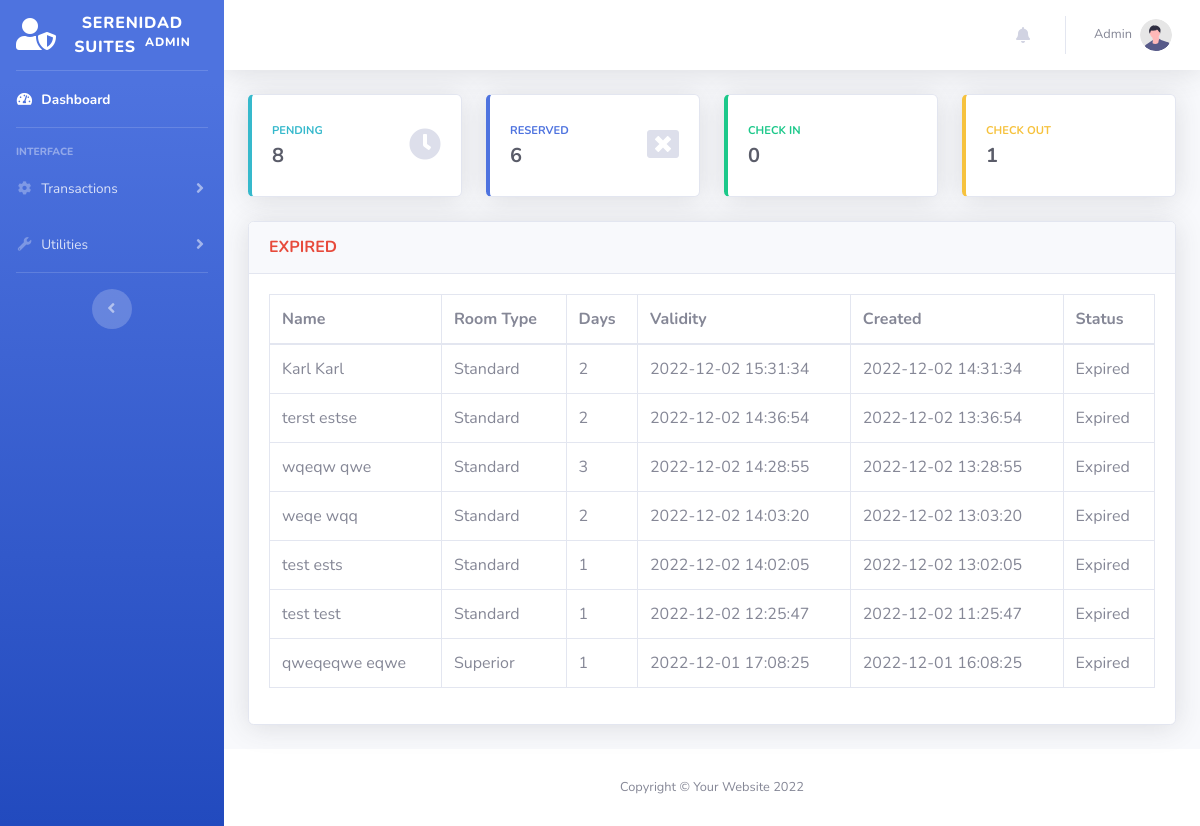
Page /admin/reservation-expired.php (signed in) on the earlier database version.
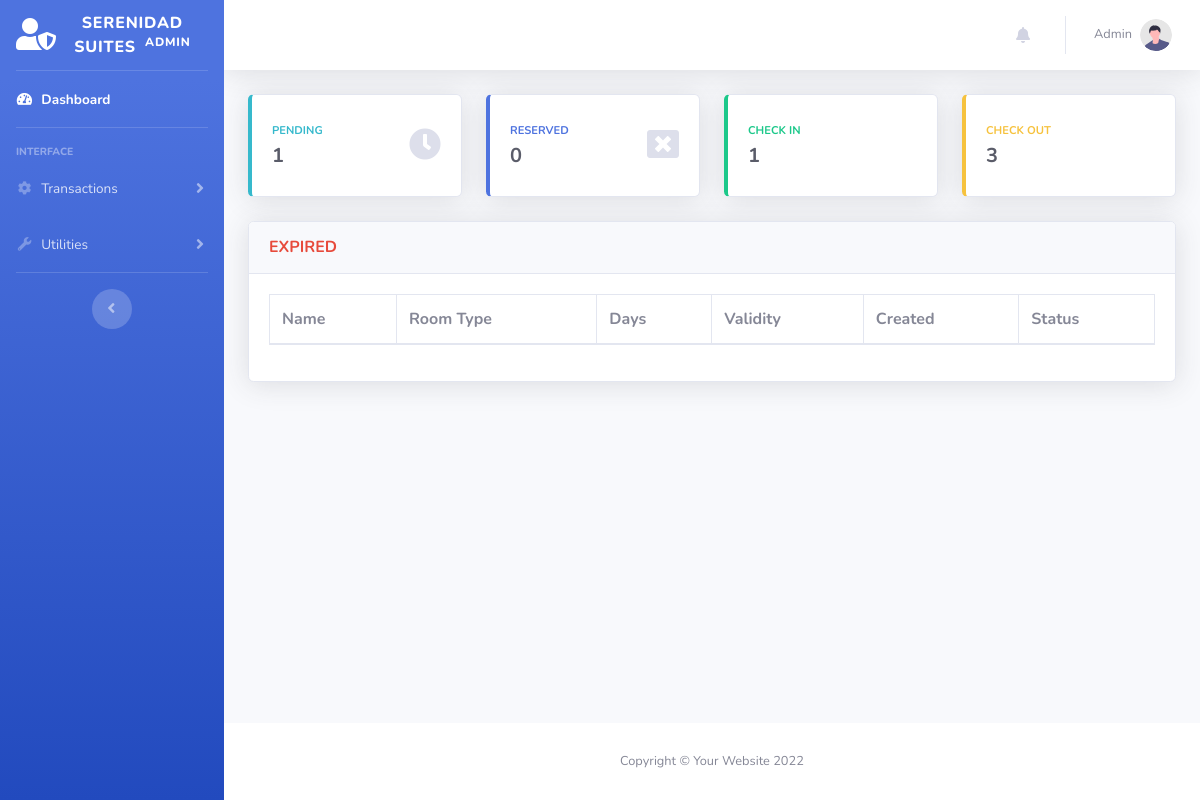
Same page on the later database version.
### tables this page shows
CREATE TABLE `transactions` (
  `id` int NOT NULL,
  `guest_id` int NOT NULL,
  `room_id` int NOT NULL,
  `room_no` int DEFAULT NULL,
  `extra_bed` tinyint NOT NULL DEFAULT '0',
  `extra_pax` int DEFAULT NULL,
  `status` varchar(50) DEFAULT NULL,
  `days` int DEFAULT NULL,
  `checkin` varchar(50) DEFAULT NULL,
  `checkin_time` varchar(50) DEFAULT NULL,
  `checkout` varchar(50) DEFAULT NULL,
  `checkout_time` varchar(50) DEFAULT NULL,
  `bill` varchar(50) DEFAULT NULL,
  `balance` int NOT NULL DEFAULT '0',
  `payment` int NOT NULL DEFAULT '0',
  `is_payment_full` tinyint NOT NULL DEFAULT '0',
  `payment_at` datetime DEFAULT NULL,
  `valid_until` varchar(50) DEFAULT NULL,
  `is_unread` tinyint(1) NOT NULL DEFAULT '1',
  `created_at` datetime DEFAULT NULL,
  `updated_at` datetime DEFAULT NULL,
  `remarks` varchar(500) DEFAULT NULL
);

CREATE TABLE `guest` (
  `id` int NOT NULL,
  `uuid` varchar(255) DEFAULT NULL,
  `firstname` varchar(50) NOT NULL,
  `middlename` varchar(30) NOT NULL,
  `lastname` varchar(40) NOT NULL,
  `address` varchar(191) DEFAULT NULL,
  `contactno` varchar(20) NOT NULL,
  `created_at` datetime DEFAULT NULL,
  `updated_at` datetime DEFAULT NULL
);

CREATE TABLE `room` (
  `id` int NOT NULL,
  `room_type` varchar(50) NOT NULL,
  `price` varchar(11) NOT NULL,
  `photo` varchar(100) NOT NULL,
  `description` text,
  `created_at` datetime DEFAULT NULL,
  `updated_at` datetime DEFAULT NULL
);

### models/Model.php (called while the page is built, shortened)
<?php
class Model
{
    protected $host = "localhost";
    protected $database = "u905988427_db_hor";
    protected $username = "u905988427_root";
    protected $password = "SerenidadSuites2022";
    protected $pdo;
    protected $stmt;
    public function connect(){
        try {
            $this->pdo = new PDO("mysql:host={$this->host};dbname={$this->database};charset=utf8","{$this->username}","{$this->password}");
            $this->pdo->setAttribute(PDO::ATTR_ERRMODE, PDO::ERRMODE_EXCEPTION);
            $this->pdo->setAttribute(PDO::ATTR_DEFAULT_FETCH_MODE, PDO::FETCH_ASSOC);
        } catch (PDOException $e) {
            echo $e->getMessage();
        }
    }
    public function setQuery($qry){
        $this->qry = $qry;
        $this->stmt = $this->pdo->query($this->qry);
        return $this;
    }
    public function getAll(){
        try {
            return $this->stmt->fetchAll();
        } catch (PDOException $e) {
            return $e->getMessage();
        }
    }
    public function getFirst(){
        try {
            $data =  $this->stmt->fetch();
            return (object) $data;
        } catch (PDOException $e) {
            return $e->getMessage();
        }
    }
}

### models/Transaction.php (called while the page is built, shortened)
<?php
Class Transaction extends Model {
    public function getExpiredTransactions(){
        return $this->setQuery("SELECT
                                A.*,
                                B.firstname,
                                B.middlename,
                                B.lastname,
                                B.address,
                                B.contactno,
                                C.room_type,
                                C.price,
                                C.photo
                                FROM `transactions` as A
                                LEFT JOIN `guest` as B
                                ON A.guest_id = B.id
                                LEFT JOIN `room` as C
                                ON A.room_id = C.id
                                WHERE A.status = 'Expired'
                                ORDER BY A.created_at DESC
                                ")
                                ->getAll();
    }
}

### admin/reservation-expired.php (the view, shortened to what the changed rows need)
<?php include('includes/header.php') ?>
<?php
$connection = new Transaction();
$EXPIRED = $connection->getExpiredTransactions();
?>
<body id="page-top">
    <div id="wrapper">
        <div id="content-wrapper" class="d-flex flex-column">
            <div id="content">
                <div class="container-fluid">
                    <div class="row">
                        <?php include('includes/count-cards.php') ?>
                    </div>
                    <div class="card shadow mb-4">
                        <div class="card-body">
                            <div class="table-responsive">
                                <table class="table table-bordered" id="dataTable" width="100%" cellspacing="0">
                                <thead>
                                    <tr>
                                        <th>Name</th>
                                        <th>Room Type</th>
                                        <th>Days</th>
                                        <th>Validity</th>
                                        <th>Created</th>
                                        <th>Status</th>
                                    </tr>
                                </thead>
                                <tbody>
                                    <?php
                                        foreach ($EXPIRED as $key => $value) {
                                    ?>
                                    <tr>
                                        <td><?= $value['firstname']." ".$value['lastname']?></td>
                                        <td><?= $value['room_type']?></td>
                                        <td><?= $value['days']?></td>
                                        <td><?= $value['valid_until']?></td>
                                        <td><?= $value['created_at']?></td>
                                        <td><?= $value['status']?></td>
                                    </tr>
                                    <?php
                                        }
                                    ?>
                                </tbody>
                            </table>
                            </div>
                        </div>
                    </div>
                </div>
            </div>
        </div>
    </div>
</body>
</html>

### admin/includes/count-cards.php (shortened to what the changed rows need)
<?php
$connection = new Transaction();
$pendingCount = $connection->setQuery("SELECT Count(id) AS count FROM `transactions`   WHERE `status` LIKE 'Pending' OR `status` LIKE 'Expired'")->getFirst();
$reservedCount = $connection->setQuery("SELECT Count(id) AS count FROM `transactions`   WHERE `status` LIKE 'Reserved' OR `status` LIKE 'Cancelled'")->getFirst();
$checkinCount = $connection->setQuery("SELECT Count(id) AS count FROM `transactions`   WHERE `status` LIKE 'Check In'")->getFirst();
$checkoutCount = $connection->setQuery("SELECT Count(id) AS count FROM `transactions`   WHERE `status` LIKE 'Check Out'")->getFirst();
?>
<div class="col-xl-3 col-md-6 mb-4 clickTo" onclick="window.location = 'index.php'">
    <div class="card border-left-info shadow h-100 py-2">
        <div class="card-body">
            <div class="row no-gutters align-items-center">
                <div class="col mr-2">
                    <div class="text-xs font-weight-bold text-info text-uppercase mb-1">
                        PENDING</div>
                    <div class="h5 mb-0 font-weight-bold text-gray-800"> <?= $pendingCount->count ?> </div>
                </div>
            </div>
        </div>
    </div>
</div>
<div class="col-xl-3 col-md-6 mb-4 clickTo" onclick="window.location = 'reservation-reserved.php'">
    <div class="card border-left-primary shadow h-100 py-2">
        <div class="card-body">
            <div class="row no-gutters align-items-center">
                <div class="col mr-2">
                    <div class="text-xs font-weight-bold text-primary text-uppercase mb-1">
                        RESERVED</div>
                    <div class="h5 mb-0 font-weight-bold text-gray-800"> <?= $reservedCount->count ?> </div>
                </div>
            </div>
        </div>
    </div>
</div>
<div class="col-xl-3 col-md-6 mb-4 clickTo" onclick="window.location = 'reservation-checkin.php'">
    <div class="card border-left-success shadow h-100 py-2">
        <div class="card-body">
            <div class="row no-gutters align-items-center">
                <div class="col mr-2">
                    <div class="text-xs font-weight-bold text-success text-uppercase mb-1">
                        CHECK IN</div>
                    <div class="h5 mb-0 font-weight-bold text-gray-800"> <?= $checkinCount->count ?> </div>
                </div>
            </div>
        </div>
    </div>
</div>
<div class="col-xl-3 col-md-6 mb-4 clickTo" onclick="window.location = 'reservation-checkout.php'">
    <div class="card border-left-warning shadow h-100 py-2">
        <div class="card-body">
            <div class="row no-gutters align-items-center">
                <div class="col mr-2">
                    <div class="text-xs font-weight-bold text-warning text-uppercase mb-1">
                        CHECK OUT</div>
                    <div class="h5 mb-0 font-weight-bold text-gray-800"> <?= $checkoutCount->count ?> </div>
                </div>
            </div>
        </div>
    </div>
</div>

Differences in the rows shown:
removed transactions: guest.firstname "Karl", guest.lastname "Karl", room.room_type "Standard", days "2", valid_until "2022-12-02 15:31:34", created_at "2022-12-02 14:31:34", status "Expired"
removed transactions: guest.firstname "terst", guest.lastname "estse", room.room_type "Standard", days "2", valid_until "2022-12-02 14:36:54", created_at "2022-12-02 13:36:54", status "Expired"
removed transactions: guest.firstname "wqeqw", guest.lastname "qwe", room.room_type "Standard", days "3", valid_until "2022-12-02 14:28:55", created_at "2022-12-02 13:28:55", status "Expired"
removed transactions: guest.firstname "weqe", guest.lastname "wqq", room.room_type "Standard", days "2", valid_until "2022-12-02 14:03:20", created_at "2022-12-02 13:03:20", status "Expired"
removed transactions: guest.firstname "test", guest.lastname "ests", room.room_type "Standard", days "1", valid_until "2022-12-02 14:02:05", created_at "2022-12-02 13:02:05", status "Expired"
removed transactions: guest.firstname "test", guest.lastname "test", room.room_type "Standard", days "1", valid_until "2022-12-02 12:25:47", created_at "2022-12-02 11:25:47", status "Expired"
no longer on this page (row edited): transactions: guest.firstname "qweqeqwe", guest.lastname "eqwe", room.room_type "Superior", days "1", valid_until "2022-12-01 17:08:25", created_at "2022-12-01 16:08:25", status "Expired"
Other differences:
$pendingCount->count: "8" → "1"
$reservedCount->count: "6" → "0"
$checkinCount->count: "0" → "1"
$checkoutCount->count: "1" → "3"
